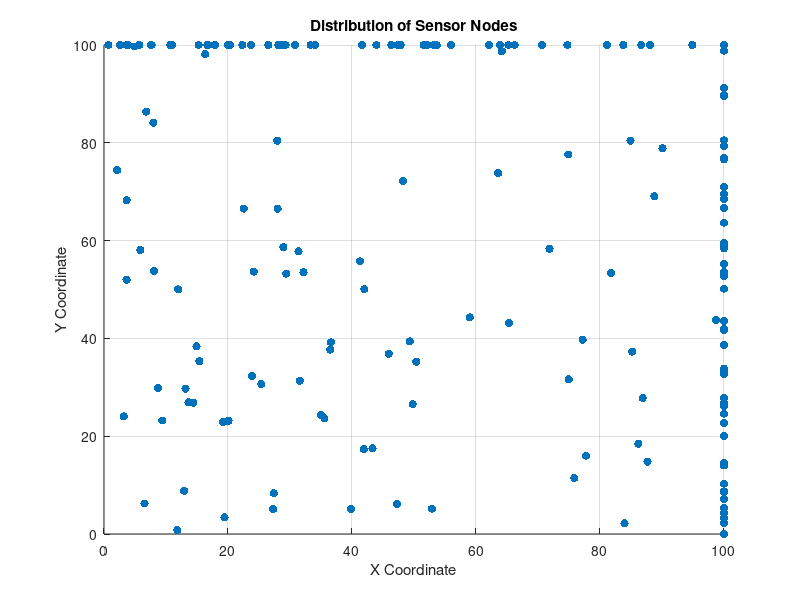

This figure's MATLAB source: (Note: this script raises an error after producing the figure.)
clear;
clc;
close all;

% Network Parameters
numSensors = 200; % Number of sensors
xMax = 100; % Area dimensions
yMax = 100;
commRange = 20; % Communication range
numClusters = round(numSensors * 0.10); % Approximately 10% of nodes as CHs
dataSize = 10; % Size of data packets (units)
energyPerDataUnit = 0.5; % Energy consumed per unit of data transmission
p = 0.1; % Desired percentage of CHs (e.g., 10% of nodes are CHs)
rounds = 100; % Total number of rounds for simulation

% Exponential distribution parameters
lambda_x = 1; % Rate parameter for x-coordinates
lambda_y = 1; % Rate parameter for y-coordinates

% Generate random positions for sensors using exponential distribution
sensorPositions_x = exprnd(1/lambda_x, numSensors, 1) * xMax; % Scale to fit xMax
sensorPositions_y = exprnd(1/lambda_y, numSensors, 1) * yMax; % Scale to fit yMax
sensorPositions = [sensorPositions_x, sensorPositions_y];

% Clip positions to remain within the area boundaries
sensorPositions(:, 1) = min(max(sensorPositions(:, 1), 0), xMax);
sensorPositions(:, 2) = min(max(sensorPositions(:, 2), 0), yMax);

% Assign random attributes to sensors (e.g., energy levels and capabilities)
sensorEnergy = rand(numSensors, 1) * 100; % Energy levels between 0 and 100
initialEnergy = sensorEnergy; % Initial energy
sensorCapabilities = randi([1, 5], numSensors, 1); % Capabilities between 1 and 5
% Plot the distribution of nodes
figure;
scatter(sensorPositions(:, 1), sensorPositions(:, 2), 'filled');
xlabel('X Coordinate');
ylabel('Y Coordinate');
title('Distribution of Sensor Nodes');
xlim([0 xMax]);
ylim([0 yMax]);
grid on;
% Compute distance to Base Station (BS)
BS_position = [xMax / 2, yMax / 2]; % BS position at center
distToBS = sqrt((sensorPositions(:, 1) - BS_position(1)).^2 + (sensorPositions(:, 2) - BS_position(2)).^2);
maxDistToBS = max(distToBS);

% Compute the number of neighbors for each node
neighborCounts = zeros(numSensors, 1);
for i = 1:numSensors
    distances = sqrt((sensorPositions(:, 1) - sensorPositions(i, 1)).^2 + (sensorPositions(:, 2) - sensorPositions(i, 2)).^2);
    neighborCounts(i) = sum(distances <= commRange) - 1; % Exclude itself
end

% Function to calculate impact values
function weights = calculateWeights(distToBS, maxDistToBS, neighborCounts, sensorEnergy, initialEnergy, p, round)
    numSensors = length(distToBS);
    % Distance Factor (D_f)
    D_f = distToBS / maxDistToBS;

    % Node Density Factor (N_f)
    N_f = neighborCounts / numSensors;

    % Energy Factor (E_f)
    E_f = sensorEnergy ./ initialEnergy;

    % Probability Factor (T_f)
    T_f = (p * rand(numSensors, 1)) ./ (1 - p * mod(round, 1 / p));

    % Weights Calculation
    % Coefficients (You can adjust these according to importance)
    alpha = 0.25; % Weight for Distance Factor
    beta = 0.25;  % Weight for Node Density Factor
    gamma = 0.25; % Weight for Energy Factor
    delta = 0.25; % Weight for Probability Factor

    weights = alpha * (1 - D_f) + beta * N_f + gamma * E_f + delta * T_f; % Note (1 - D_f) to give higher weight for closer nodes
end

% Function to select cluster heads based on probabilistic approach
function [clusterHeads, clusterAssignments] = selectClusterHeads(sensorPositions, weights, numClusters, round, p)
    numSensors = size(sensorPositions, 1);
    clusterHeads = NaN(numClusters, 2);
    clusterAssignments = zeros(numSensors, 1);

    % Probability Factor
    probabilities = (p * rand(numSensors, 1)) ./ (1 - p * mod(round, 1 / p));
    
    % Sort nodes by their impact values
    [~, sortedIndices] = sort(weights, 'descend');
    
    % Select top nodes based on sorted impact values
    topIndices = sortedIndices(1:numSensors);
    
    % Initialize the number of CHs selected
    numSelected = 0;
    
    % Try to select cluster heads
    for i = 1:numSensors
        idx = topIndices(i);
        if rand() < probabilities(idx) % Use probability to select CH
            if numSelected < numClusters
                clusterHeads(numSelected + 1, :) = sensorPositions(idx, :);
                numSelected = numSelected + 1;
            else
                break;
            end
        end
    end

    % Ensure at least numClusters CHs are selected
    if numSelected < numClusters
        % If not enough CHs are selected, randomly select from remaining nodes
        remainingIndices = setdiff(1:numSensors, topIndices(1:numSelected));
        additionalHeads = remainingIndices(1:(numClusters - numSelected));
        clusterHeads(numSelected + 1:numClusters, :) = sensorPositions(additionalHeads, :);
    end

    % Update cluster assignments based on selected cluster heads
    for i = 1:numSensors
        if any(~isnan(clusterHeads(:,1))) % Ensure that newClusterHeads is not empty
            distances = arrayfun(@(c) distance(sensorPositions(i, :), clusterHeads(c, :)), 1:numClusters);
            [~, clusterAssignments(i)] = min(distances);
        end
    end
end

% Function to calculate average load
function [lambda, loadMatrix] = calculateLoadMatrix(clusterAssignments, weights, numClusters)
    numSensors = length(clusterAssignments);
    loadMatrix = zeros(numSensors, numClusters);

    % Calculate the average load per cluster
    avgLoad = mean(weights);
    
    % Calculate load difference b = l - avgLoad
    loadDifference = weights - avgLoad;

    % Define matrix A for least-squares solution
    A = eye(numSensors); % Simplistic matrix for illustration; adjust based on problem specifics

    % Define vector b for least-squares solution
    b = loadDifference;

    % Solve for λ using least-squares
    lambda = A \ b;

    % Calculate the load transfer matrix δ
    loadMatrix = loadDifference - lambda;
end

% Function to reconfigure cluster heads based on load balancing
function [newClusterHeads, clusterAssignments] = reconfigureClusterHeads(sensorPositions, weights, clusterAssignments, numClusters, numSensors)
    % Calculate average load
    averageLoad = mean(weights); % Assuming weights reflect load
    loadDifference = weights - averageLoad;

    % Initialize new cluster heads
    newClusterHeads = NaN(numClusters, 2);

    % Initialize load transfer matrix
    loadMatrix = zeros(numSensors, numClusters);
    
    % Update loadMatrix with load differences
    for i = 1:numSensors
        clusterIdx = clusterAssignments(i);
        if clusterIdx > 0
            loadMatrix(i, clusterIdx) = loadDifference(i);
        end
    end

    % Solve for λ using least-squares or other method
    % Construct A and b for solving lambda
    A = eye(numSensors);
    b = loadDifference;

    % Solve the least-squares problem
    lambda = A \ b;

    % Calculate the load transfer matrix δ
    delta = loadMatrix - lambda;

    % Reconfigure cluster heads based on load
    for c = 1:numClusters
        % Get the nodes in the current cluster
        clusterNodes = find(clusterAssignments == c);

        % Skip if no nodes are assigned to this cluster
        if isempty(clusterNodes)
            continue;
        end

        % Determine nodes with high load
        highLoadNodes = clusterNodes(delta(clusterNodes, c) > 0);

        % Determine nodes with moderate or low load
        moderateOrLowLoadNodes = clusterNodes(delta(clusterNodes, c) <= 0);

        % Reconfigure if the current CH is a high-load node
        currentCH = find(clusterAssignments == c & ~isnan(clusterAssignments), 1);
        if ~isempty(currentCH)
            % Reconfigure if high load or moderate load with a better candidate
            if any(delta(currentCH, c) > 0) || ...
               (any(delta(moderateOrLowLoadNodes, c) > 0) && ...
               any(weights(moderateOrLowLoadNodes) > weights(currentCH)))
                
                % Find the best candidate for new CH
                if ~isempty(highLoadNodes)
                    bestCandidate = highLoadNodes(1); % Simplify for demonstration
                else
                    bestCandidate = moderateOrLowLoadNodes(1); % Simplify for demonstration
                end

                % Replace current CH
                if ~isempty(bestCandidate)
                    newClusterHeads(c, :) = sensorPositions(bestCandidate, :);
                end
            else
                % Maintain current CH
                newClusterHeads(c, :) = sensorPositions(currentCH, :);
            end
        end
    end
end

% Simulation over rounds
totalEnergy = zeros(rounds, 1);
fnd = zeros(rounds, 1);
hnd = zeros(rounds, 1);
lnd = zeros(rounds, 1);
% Initialize arrays to store time taken for each round
fndTime = zeros(rounds, 1);

for round = 1:rounds
    % Calculate weights based on current state
    weights = calculateWeights(distToBS, maxDistToBS, neighborCounts, sensorEnergy, initialEnergy, p, round);
    
    % Select cluster heads based on weights
    [clusterHeads, clusterAssignments] = selectClusterHeads(sensorPositions, weights, numClusters, round, p);
    
    % Calculate load matrix and balance loads
    [lambda, loadMatrix] = calculateLoadMatrix(clusterAssignments, weights, numClusters);
    
    % Reconfigure cluster heads based on load
    [newClusterHeads, clusterAssignments] = reconfigureClusterHeads(sensorPositions, weights, clusterAssignments, numClusters, numSensors);
    
    % Update energy levels based on transmission (simplified for demonstration)
    energyConsumption = dataSize * energyPerDataUnit; % Energy consumption per data transmission
    sensorEnergy = sensorEnergy - energyConsumption * (clusterAssignments > 0); % Reduce energy for nodes that transmitted
    
    % Calculate and time FND
    tic; % Start timing for FND
    fnd(round) = sum(sensorEnergy <= 0 & initialEnergy > 0); % FND
    fndTime(round) = toc; % Store time taken for FND calculation
    
    % Store other statistics
    totalEnergy(round) = sum(sensorEnergy);
    hnd(round) = sum(sensorEnergy < 0 & initialEnergy > 0); % HND
    lnd(round) = sum(sensorEnergy < 0); % LND
end

% Visualization of FND time
figure;
plot(1:rounds, fndTime, '-o');
xlabel('Rounds');
ylabel('Time for FND Calculation (seconds)');
title('Time Taken to Calculate FND over Rounds');
grid on;

% Visualization for FND, HND, and LND
figure;
bar3([fnd, hnd, lnd]);
set(gca, 'XTickLabel', {'FND', 'HND', 'LND'}, 'YTickLabel', num2cell(1:rounds), 'ZTickLabel', []);
xlabel('Metrics');
ylabel('Rounds');
zlabel('Count');
title('FND, HND, and LND over Rounds');
grid on;


% Visualization for FND, HND, and LND
figure;
bar3([fnd, hnd, lnd]);
set(gca, 'XTickLabel', {'FND', 'HND', 'LND'}, 'YTickLabel', num2cell(1:rounds), 'ZTickLabel', []);
xlabel('Metrics');
ylabel('Rounds');
zlabel('Count');
title('FND, HND, and LND over Rounds');
grid on;

% Visualization of HND over rounds
figure;
plot(1:rounds, hnd, '-s', 'MarkerFaceColor', 'b');
xlabel('Rounds');
ylabel('Half Node Deaths (HND)');
title('Half Node Deaths (HND) over Rounds');
grid on;

% Visualization of LND over rounds
figure;
plot(1:rounds, lnd, '-d', 'MarkerFaceColor', 'r');
xlabel('Rounds');
ylabel('Last Node Deaths (LND)');
title('Last Node Deaths (LND) over Rounds');
grid on;
